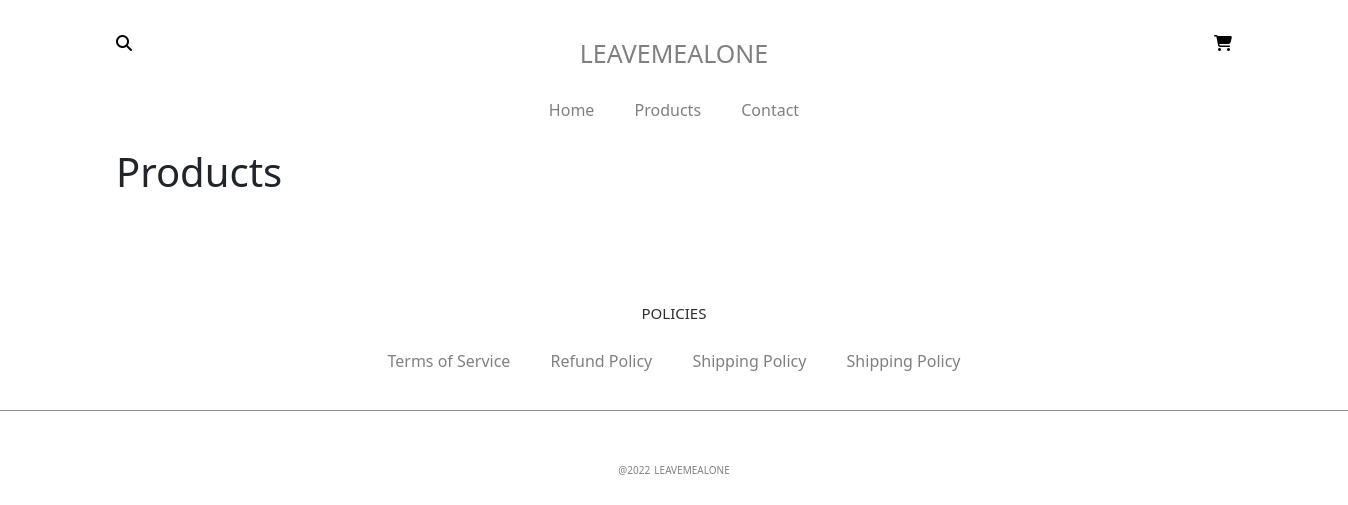
/products/, run on an earlier commit of the app's database.
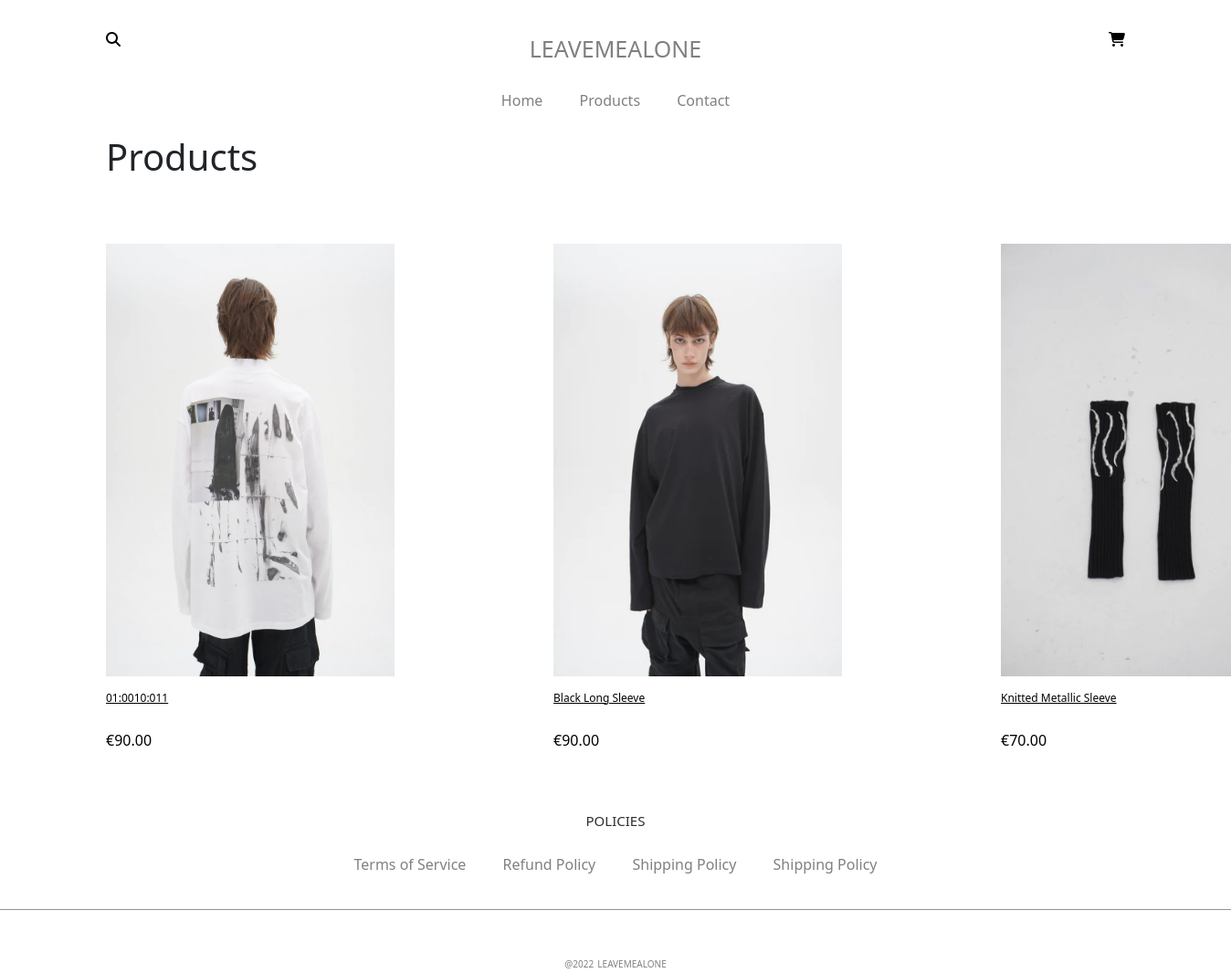
And on a later commit of the database.
### shop/models.py (models this page shows, shortened)
class Product(models.Model):
    category = models.ForeignKey(Category, related_name='category_products', on_delete=models.CASCADE)
    title = models.CharField(max_length=128, db_index=True, blank=True)
    desc = models.TextField(blank=True)
    price = models.DecimalField(max_digits=6, decimal_places=2, db_index=True)
    available = models. BooleanField(default=True)
    slug = models.SlugField(unique=True)
    poster = models.ImageField(upload_to='shop/images/poster')
    class Meta:
        verbose_name = 'Товар'
        verbose_name_plural = 'Товары'
    def get_absolute_url(self):
        return reverse("prod_detail", kwargs={"slug": self.slug})

### shop/views.py (the view)
# urls.py: path('products/', views.ProductListView.as_view(), name='products_list'),
class ProductListView(ListView):
    model = Product
    template_name = 'shop/products.html'
    context_object_name = 'products'
    queryset = Product.objects.all()

### shop/templates/shop/products.html
{% extends 'base.html' %}
{% load static %}
{% block products %}
<div class="catalog">
    <div class="products">
        <div class="container">
            <div class="products_header">Products</div>
            <div class="products_main">
                {% for product in products %}
                <div class="products_cection">
                    <img src="{{ product.poster.url }}" class="products_img" alt="img1">
                    <a href="{{ product.get_absolute_url }}" class="products_descr">{{ product.title }}</a>
                    <div class="products_price">&euro;{{ product.price }}</div>
                </div>
                {% endfor %}
            </div>
        </div>
    </div>
</div>
{% endblock products %}

### shop/templates/base.html (shortened to what this page needs)
{% load static %}
<!DOCTYPE html>
<html lang="en">
<head>
    <link rel="stylesheet" href="{% static 'shop/css/bootstrap.css' %}">
    <link rel="stylesheet" href="{% static 'shop/css/style.min.css' %}">
</head>
<body>
    {% include 'include/header.html' %}
    {% block products %} {% endblock products %}
    {% include 'include/footer.html' %}
</body>
</html>

### shop/templates/include/header.html
<header>
    <div class="container">
        <div class="header">
            leavemealone
        </div>
        <div class="menu">
            <a href="{% url 'home' %}" class="menu_button">Home</a>
            <a href="{% url 'products_list' %}" class="menu_button">Products</a>
            <a href="#" class="menu_button">Contact</a>
        </div>
        <a href="#"><i class="fa-solid fa-magnifying-glass"></i></a>
        <a href="#"><i class="fa-solid fa-cart-shopping"></i></a>
    </div>
</header>

### shop/templates/include/footer.html
    <footer>
        <div class="footer">
            Policies
        </div>
        <div class="footer_menu">
            <a href="#" class="footer_button">Terms of Service</a>
            <a href="#" class="footer_button">Refund Policy</a>
            <a href="#" class="footer_button">Shipping Policy</a>
            <a href="#" class="footer_button">Shipping Policy</a>
        </div>
            <div class="menu_line"></div>
            <div class="subfooter">
                <div class="footer_year">@2022</div>
                <div class="footer_link">leavemealone</div>
            </div>
    </footer>

What changed in the data, as far as the page shows it:
added Product: poster (picture), title "01:0010:011", price "90.00"
added Product: poster (picture), title "Black Long Sleeve", price "90.00"
added Product: poster (picture), title "Knitted Metallic Sleeve", price "70.00"
